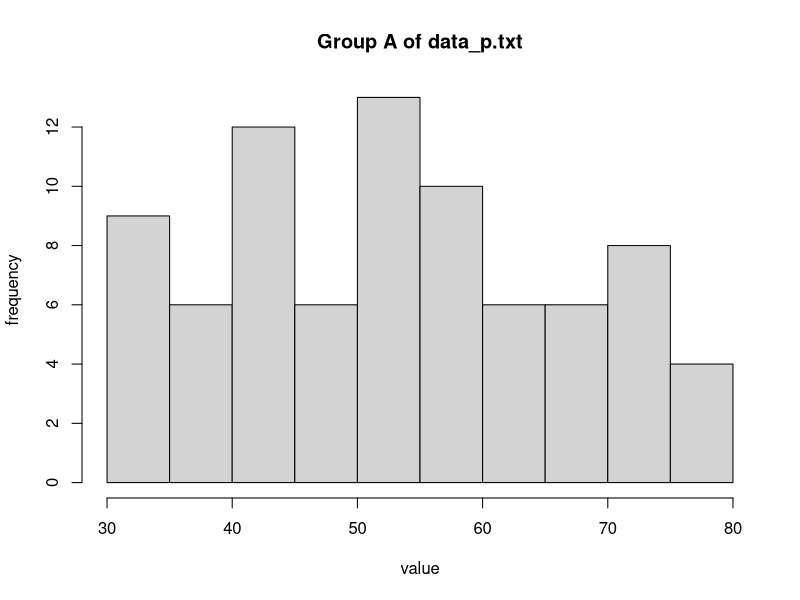
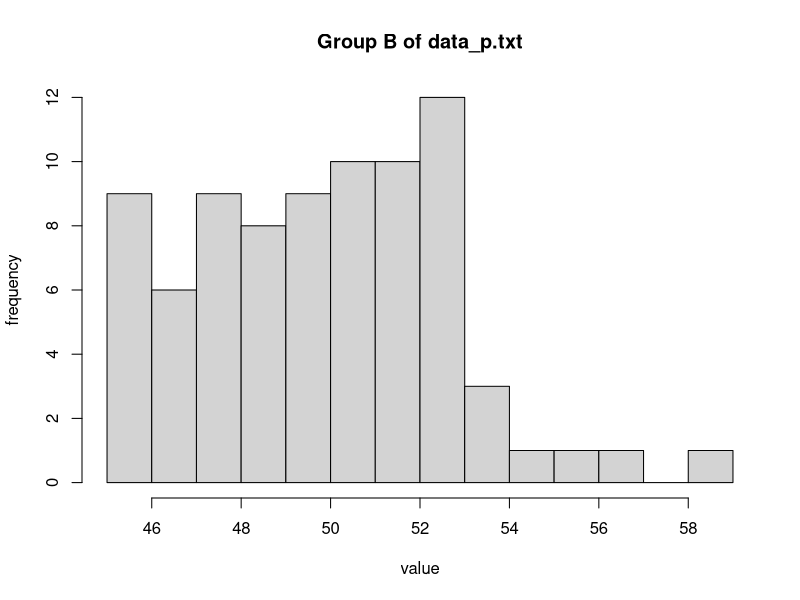
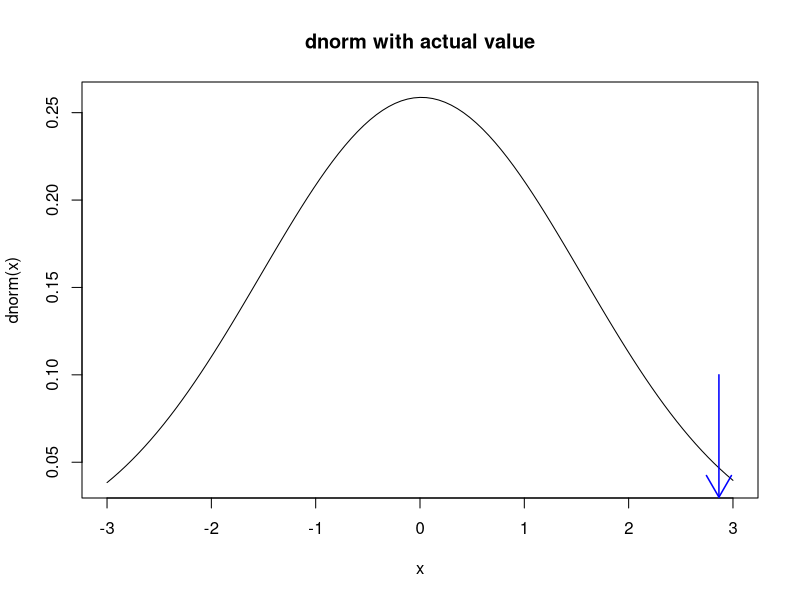

Write R code to recreate these figures, in order.
set.seed(25)

# (1)
raw_data <- read.table("./data_p.txt", header = TRUE)  # txtファイルからデータを読み込む
png("kadai07-01-01-A.png", width = 512, height = 512)  # グラフを画像で保存する
hist(raw_data$A, breaks = 15, xlab = "value", ylab = "frequency", main = "Group A of data_p.txt")  # Aのデータでヒストグラムを描画
dev.off()  # 画像保存
png("kadai07-01-01-B.png", width = 512, height = 512)  # グラフを画像で保存する
hist(raw_data$B, breaks = 15, xlab = "value", ylab = "frequency", main = "Group B of data_p.txt")  # Bのデータでヒストグラムを描画
dev.off()  # 画像保存

# (2)
n <- 10000  # 反復回数を設定
diff <- abs(mean(raw_data$A) - mean(raw_data$B))  # 実際の観測値を計算
diff_r <- numeric(n)  # データを格納するための配列を用意
data <- c(raw_data$A, raw_data$B)  # 新しく母集団を作る
# ランダマイゼーション検定を行う
for (i in 1:n - 1) {
  a_r <- sample(data, length(raw_data$A), replace = TRUE)  # aをbootstrapサンプリング
  b_r <- sample(data, length(raw_data$B), replace = TRUE)  # サンプリングした中からbを生成する
  diff_r[i] <- mean(a_r) - mean(b_r)  # データを配列に保存
}
diff_r[n] <- diff  # 実際の観測値をデータに加える
p <- sum(diff_r >= diff) / n  # p値を計算する
# 結果の表示
cat("p-value: ")
print(p)
# p-value: [1] 0.032
# p = 0.0318 < α = 0.05 なので帰無仮説は棄却されず，AとBに有意な差があるとは言えない．

png("kadai07-01-02.png", width = 512, height = 512)  # グラフを画像で保存する
curve(dnorm(x, mean = mean(diff_r), sd = sd(diff_r)), from = -3, to = 3, xlab = "x", ylab = "dnorm(x)", main = "dnorm with actual value")  # 理論分布を描画
par(new = TRUE)  # グラフの重ね合わせを許可
arrows(diff, 0.1, diff, 0.03, col = "blue", lwd = 1.5)  # 実測値を点で描画
dev.off()  # 画像保存

# (3)
# p-value: [1] 0.032
# p = 0.0318 < α = 0.05 なので帰無仮説は棄却され，AとBに有意な差がないとは言えない．

# (4)
t_result <- t.test(raw_data$A, raw_data$B, equal.var = TRUE, alternative = "g")  # 片側t検定を実施
print(t_result)  # 結果を表示
# p-value: [1] 0.032

#         Welch Two Sample t-test

# data:  raw_data$A and raw_data$B
# t = 1.8629, df = 86.06, p-value = 0.03295
# alternative hypothesis: true difference in means is greater than 0
# 95 percent confidence interval:
#  0.3078325       Inf
# sample estimates:
# mean of x mean of y 
#   53.1654   50.3000 